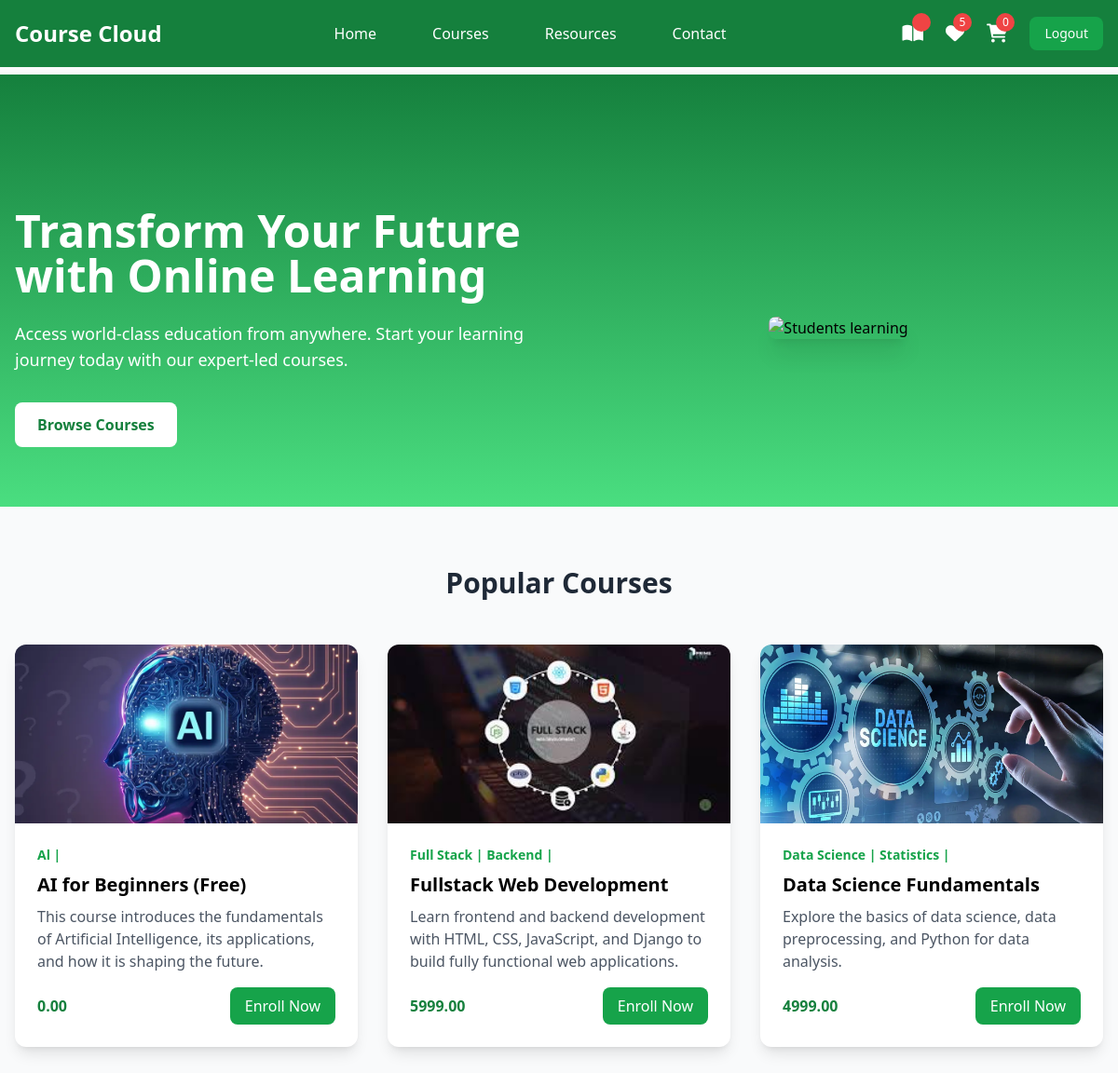
The page /student/index/ (signed in) on the database its author committed.
### instructor/models.py (models this page shows, shortened)
class User(AbstractUser):
    ROLE_CHOICES =(
        ("instructor","Instructor"),
        ("student","Student")
    )
    role=models.CharField(max_length=20,choices=ROLE_CHOICES,default="student")

class Course(models.Model):
    title=models.CharField(max_length=200)
    description=models.TextField()
    price=models.DecimalField(decimal_places=2,max_digits=7)
    owner=models.ForeignKey(User,on_delete=models.SET_NULL,related_name="courses",null=True)
    is_free=models.BooleanField(default=False)
    picture=models.ImageField(upload_to="courseimages",null=True,blank=True,default="courseimages/default.png")
    thumbnail=EmbedVideoField()
    category_objects=models.ManyToManyField(Category)
    created_at=models.DateTimeField(auto_now_add=True)
    updated_at=models.DateTimeField(auto_now=True)

class Category(models.Model):
    name=models.CharField(max_length=200,unique=True)
    def __str__(self):
        return self.name

### student/views.py (the view)
# urls.py: path("index/",views.IndexView.as_view(),name="index"),
@method_decorator(signin_required,name="dispatch")
class IndexView(View):
    def get (self,request,*args,**kwargs):
        all_courses=Course.objects.all()
        purcahsed_courses=Order.objects.filter(student=request.user).values_list("course_objects",flat=True)
        print(purcahsed_courses,"================================")
        return render (request,"index.html",{"couses":all_courses,"purchased_courses":purcahsed_courses})

### student/templates/index.html
{%extends 'base.html'%}
{%block main_block%}
 <section class="pt-20 bg-gradient-to-b from-green-700 to-green-400">
    <div class="max-w-screen-xl mx-auto px-4 py-16 grid md:grid-cols-2 gap-8 items-center">
        <div class="text-white">
            <h1 class="text-4xl md:text-5xl font-bold mb-6">Transform Your Future with Online Learning</h1>
            <p class="text-lg mb-8">Access world-class education from anywhere. Start your learning journey today with our expert-led courses.</p>
            <button class="bg-white text-green-700 hover:bg-green-100 px-6 py-3 rounded-lg font-semibold transition duration-300">
                Browse Courses
            </button>
        </div>
        <div class="flex justify-center">
            <img src="/api/placeholder/600/400" alt="Students learning" class="rounded-lg shadow-xl">
        </div>
    </div>
</section>
<section class="max-w-screen-xl mx-auto px-4 py-16">
    <h2 class="text-3xl font-bold text-center mb-12 text-gray-800">Popular Courses</h2>
    <div class="grid grid-cols-1 md:grid-cols-3 gap-8">
       {%for c in couses%}
       <div class="bg-white rounded-xl shadow-lg overflow-hidden transform transition duration-300 hover:scale-105 hover:shadow-xl">
        <img src="{{c.picture.url}}" alt="Course 1" class="w-full h-48 object-cover">
        <div class="p-6">
            <div class="text-green-600 text-sm font-semibold mb-2">
                {%for cat in c.category_objects.all%}
                <span>{{cat}} |</span>
                {%endfor%}
            </div>
            <h3 class="text-xl font-bold mb-2">{{c.title}}</h3>
            <p class="text-gray-600 mb-4">{{c.description}}</p>
            <div class="flex justify-between items-center">
                <span class="text-green-700 font-bold">{{c.price}}</span>
                {% if c.id in purchased_courses%}
                <a href="" class="bg-green-600 text-white px-4 py-2 rounded-lg hover:bg-green-700 transition duration-300">
                    Enrolled
                </a>
                {%else%}
                <a href="{%url 'course-detail' c.id%}" class="bg-green-600 text-white px-4 py-2 rounded-lg hover:bg-green-700 transition duration-300">
                    Enroll Now
                </a>
                {%endif%}
            </div>
        </div>
    </div>
       {%endfor%}
    </div>
</section>
{%endblock%}

### student/templates/base.html (shortened to what this page needs)
<!DOCTYPE html>
<html lang="en">
<head>
    <script src="https://cdn.tailwindcss.com"></script>
    <link href="https://cdnjs.cloudflare.com/ajax/libs/font-awesome/6.0.0/css/all.min.css" rel="stylesheet">
</head>
<body class="bg-gray-50">
    <nav class="bg-green-700 fixed w-full z-20 top-0 left-0">
        <div class="max-w-screen-xl flex flex-wrap items-center justify-between mx-auto p-4">
            <a href="#" class="flex items-center">
                <span class="self-center text-2xl font-semibold text-white">Course Cloud</span>
            </a>
            <div class="items-center justify-between hidden w-full md:flex md:w-auto md:order-1">
                <ul class="flex flex-col p-4 md:p-0 mt-4 font-medium md:flex-row md:space-x-8 md:mt-0">
                    <li><a href="{%url 'index'%}" class="block py-2 pl-3 pr-4 text-white hover:text-purple-200">Home</a></li>
                    <li><a href="{%url 'mycorses'%}" class="block py-2 pl-3 pr-4 text-white hover:text-purple-200">Courses</a></li>
                    <li><a href="#" class="block py-2 pl-3 pr-4 text-white hover:text-purple-200">Resources</a></li>
                    <li><a href="#" class="block py-2 pl-3 pr-4 text-white hover:text-purple-200">Contact</a></li>
                </ul>
            </div>
            <div class="flex items-center space-x-6 md:order-2">
                <div class="relative group">
                    <a href="{%url 'mycorses'%}" class="text-white hover:text-green-200">
                        <i class="fas fa-book-open text-xl"></i>
                        <span class="absolute -top-2 -right-2 bg-red-500 text-white text-xs rounded-full h-5 w-5 flex items-center justify-center">{{count}}</span>
                    </a>
                </div>
                <div class="relative group">
                    <a href="#" class="text-white hover:text-green-200">
                        <i class="fas fa-heart text-xl"></i>
                        <span class="absolute -top-2 -right-2 bg-red-500 text-white text-xs rounded-full h-5 w-5 flex items-center justify-center">5</span>
                    </a>
                </div>
                <div class="relative group">
                    <a href="{%url 'cart-summary'%}" class="text-white hover:text-green-200">
                        <i class="fas fa-shopping-cart text-xl"></i>
                        <span class="absolute -top-2 -right-2 bg-red-500 text-white text-xs rounded-full h-5 w-5 flex items-center justify-center">{{request.user.basket.all.count}}</span>
                    </a>
                </div>
                <a href="{%url 'signout'%}">
                    <button class="text-white bg-green-600 hover:bg-red-800 focus:ring-4 focus:outline-none focus:ring-red-300 font-medium rounded-lg text-sm px-4 py-2 text-center">Logout</button>
                </a>
            </div>
        </div>
    </nav>
  <div class="mt-20">
    {%block main_block%}
    {%endblock%}
  </div>
</body>
</html>

### rows shown on the page
User: user.basket.all.count "0"
Course: picture (picture), title "AI for Beginners (Free)", description "This course introduces the fundamentals of Artificial Intelligence, its applications, and how it is shaping the future.", price "0.00", shows "Enroll Now"
Category: name "Al"
Course: picture (picture), title "Fullstack Web Development", description "Learn frontend and backend development with HTML, CSS, JavaScript, and Django to build fully functional web applications.", price "5999.00", shows "Enroll Now"
Category: name "Full Stack"
Category: name "Backend"
Course: picture (picture), title "Data Science Fundamentals", description "Explore the basics of data science, data preprocessing, and Python for data analysis.", price "4999.00", shows "Enroll Now"
Category: name "Data Science"
Category: name "Statistics"
